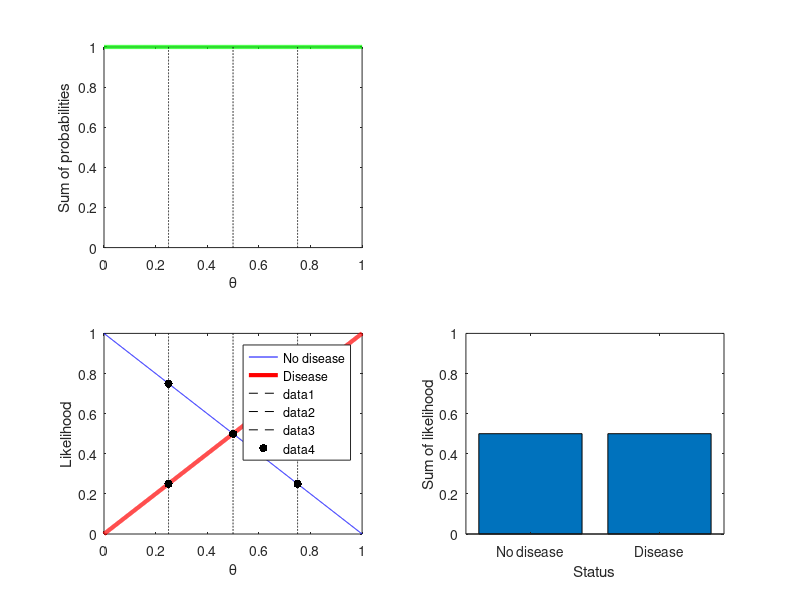

Here is the MATLAB script that generated this plot:
clear; close all; clc;

x1 = 0;
x2 = 1;
theta = 0:0.001:1;
L1 = (theta.^x1).*(1-theta).^(1-x1);
L2 = (theta.^x2).*(1-theta).^(1-x2);
subplot(2,2,3),plot(theta,L1,'b',theta,L2,'r','LineWidth',3)
legend('No disease','Disease')
xlabel('\theta')
ylabel('Likelihood')
hold on
plot(0.25*ones(length(theta),1),0:0.001:1,'k--')
plot(0.5*ones(length(theta),1),0:0.001:1,'k--')
plot(0.75*ones(length(theta),1),0:0.001:1,'k--')
scatter([0.25,0.25,0.5,0.75,0.75],[0.25,0.75,0.5,0.25,0.75],'k','filled')
hold off
subplot(2,2,1),plot(theta,L1+L2,'g','LineWidth',3)
ylabel('Sum of probabilities')
xlabel('\theta')
hold on
plot(0.25*ones(length(theta),1),0:0.001:1,'k--')
plot(0.5*ones(length(theta),1),0:0.001:1,'k--')
plot(0.75*ones(length(theta),1),0:0.001:1,'k--')
hold off
subplot(2,2,4),bar([0.5,0.5])
xlabel('Status')
ylabel('Sum of likelihood')
ylim([0 1])
str = {'No disease','Disease'};
set(gca, 'XTickLabel',str, 'XTick',1:numel(str))
